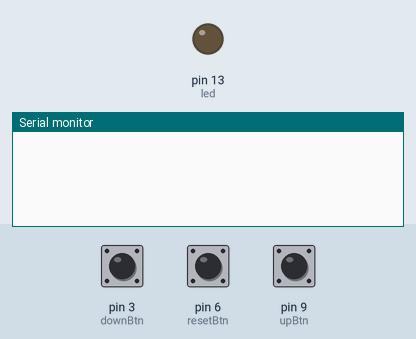
Recording of a sketch running on a simulated Arduino Uno, built with avr-gcc and run on an emulated ATmega328P. Parts: output pins drawn as LEDs (lit = HIGH), the last lines printed to the serial monitor. Inputs (shaded band) come from the test bench; at power-on: pin 3 (downBtn) LOW, pin 6 (resetBtn) LOW, pin 9 (upBtn) LOW.

Above: at 1.8 s.
1.9 s: pin 3 (downBtn) pulled HIGH for 0.6 s
At 2.8 s:
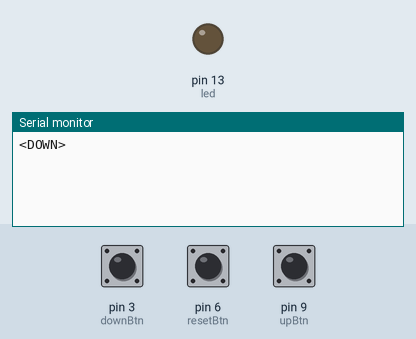
4.0 s: pin 6 (resetBtn) pulled HIGH for 0.6 s
At 5.7 s:
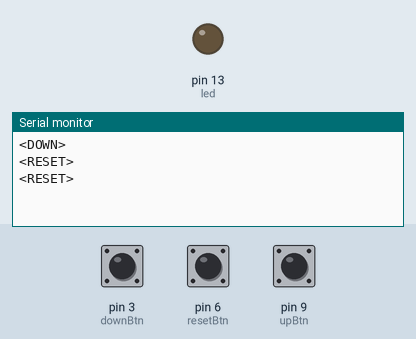
6.1 s: pin 9 (upBtn) pulled HIGH for 0.6 s
At 7.4 s:
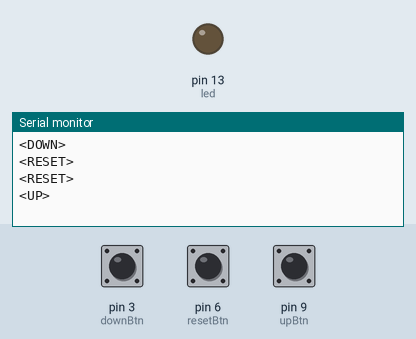

Measured:
- after the input at 1.9 s, the serial monitor: prints a new line after 0.10 s (image 1)
- after the input at 4.0 s, the serial monitor: prints a new line at once (image 2)
- after the input at 6.1 s, the serial monitor: prints a new line after 0.40 s (image 3)

The sketch:

KinectTiltControl.ino
```cpp
int led = 13;
int upBtn =9 ;
int upBtnVal = 0 ;
int resetBtn =6 ;
int resetBtnVal = 0 ;
int downBtn =3 ;
int downBtnVal = 0 ;


void setup()
{
  Serial.begin(9600) ;
  pinMode(led,OUTPUT) ;
  pinMode(upBtn,INPUT) ;
  pinMode(resetBtn,INPUT) ;
  pinMode(downBtn,INPUT) ;
}

void loop()
{
  upBtnVal = digitalRead(upBtn) ;
  resetBtnVal = digitalRead(resetBtn) ;
  downBtnVal = digitalRead(downBtn) ;

  if(upBtnVal == HIGH)
    Serial.println("<UP>");
  else if(resetBtnVal == HIGH)
    Serial.println("<RESET>");
  else if(downBtnVal == HIGH)
    Serial.println("<DOWN>");

  delay(500) ;
}
```
